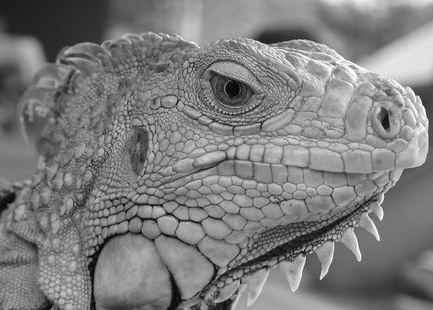
#> input picture HW2_CV/iguana.png, 433 x 310 px; the run also reads 1 picture not shown here
$ jupyter execute hw2.ipynb   (shell and % lines are left out)   (older library calls are emulated)
#> lines starting #> are read from the running program, lines starting #| are printed output that depends on the picture
### HW2_CV/edge.py
import numpy as np

def conv(image, kernel):
    """ An implementation of convolution filter.

    This function uses element-wise multiplication and np.sum()
    to efficiently compute weighted sum of temp at each
    pixel.

    Args -
        image: numpy array of shape (Hi, Wi).
        kernel: numpy array of shape (Hk, Wk).

    Returns -
        out: numpy array of shape (Hi, Wi).
    """
    Hi, Wi = image.shape
    Hk, Wk = kernel.shape
    out = np.zeros((Hi, Wi))

    # For this assignment, we will use edge values to pad the images.
    # Zero padding will make derivatives at the image boundary very big,
    # whereas we want to ignore the edges at the boundary.
    pad_width0 = Hk // 2
    pad_width1 = Wk // 2
    pad_width = ((pad_width0,pad_width0),(pad_width1,pad_width1))
    padded = np.pad(image, pad_width, mode='edge')

    ### YOUR CODE HERE
    for i in range(Hi):
        for j in range(Wi):
            temp = padded[i:i+Hk, j:j+Wk]
            out[i, j] = np.sum(temp * kernel)

    ### END YOUR CODE

    return out

def gaussian_kernel(size, sigma):
    """ Implementation of Gaussian Kernel.

    This function follows the gaussian kernel formula,
    and creates a kernel matrix.

    Hints:
    - Use np.pi and np.exp to compute pi and exp.

    Args:
        size: int of the size of output matrix.
        sigma: float of sigma to calculate kernel.

    Returns:
        kernel: numpy array of shape (size, size).
    """
#> called with size = 3, sigma = 1

    kernel = np.zeros((size, size))

    ### YOUR CODE HERE
    k = size // 2  # Find the k of the kernel.
    firstPart = 1 / (2 * np.pi * sigma ** 2)


    for i in range(size):
        for j in range(size):
            x, y = i - k, j - k

            kernel[i, j] = firstPart * np.exp(-((x**2 + y**2) / (2 * sigma**2)))


    ### END YOUR CODE

    return kernel

def partial_x(image):
    """ Computes partial x-derivative of input img.

    Hints:
        - You may use the conv function in defined in this file.

    Args:
        image: numpy array of shape (H, W).
    Returns:
        out: x-derivative image.
    """

    out = None

    ### YOUR CODE HERE
    kernel = np.array([[-1, 0, 1], [-2, 0, 2], [-1, 0, 1]], np.float32)

    out = conv(image, kernel)


    ### END YOUR CODE

    return out

def partial_y(image):
    """ Computes partial y-derivative of input img.

    Hints:
        - You may use the conv function in defined in this file.

    Args:
        image: numpy array of shape (H, W).
    Returns:
        out: y-derivative image.
    """

    out = None

    ### YOUR CODE HERE
    kernel = np.array([[-1, -2, -1], [0, 0, 0], [1, 2, 1]], np.float32)
    out = conv(image, kernel)


    ### END YOUR CODE

    return out

def gradient(image):
    """ Returns gradient magnitude and direction of input img.

    Args:
        image: Grayscale image. Numpy array of shape (H, W).

    Returns:
        G: Magnitude of gradient at each pixel in img.
            Numpy array of shape (H, W).
        theta: Direction(in degrees, 0 <= theta < 360) of gradient
            at each pixel in img. Numpy array of shape (H, W).

    Hints:
        - Use np.sqrt and np.arctan2 to calculate square root and arctan
    """
    G = np.zeros(image.shape)
    theta = np.zeros(image.shape)

    ### YOUR CODE HERE
    Gx = partial_x(image)
    Gy = partial_y(image)

    G = np.sqrt(Gx ** 2 + Gy ** 2)
    theta = np.arctan2(Gy, Gx) * 180 / np.pi


    ### END YOUR CODE

    return G, theta


def non_maximum_suppression(G, theta):
    """ Performs non-maximum suppression.

    This function performs non-maximum suppression along the direction
    of gradient (theta) on the gradient magnitude image (G).

    Args:
        G: gradient magnitude image with shape of (H, W).
        theta: direction of gradients with shape of (H, W).

    Returns:
        out: non-maxima suppressed image.
    """
    H, W = G.shape
    out = np.zeros((H, W))

    # Round the gradient direction to the nearest 45 degrees
    theta = np.floor((theta + 22.5) / 45) * 45

    ### BEGIN YOUR CODE
    for i in range(1, H-1):
        for j in range(1, W-1):
            if theta[i, j] == 0 or theta[i, j] == 180:
                if G[i, j] >= G[i, j-1] and G[i, j] >= G[i, j+1]:
                    out[i, j] = G[i, j]
            elif theta[i, j] == 45 or theta[i, j] == 225:
                if G[i, j] >= G[i-1, j+1] and G[i, j] >= G[i+1, j-1]:
                    out[i, j] = G[i, j]
            elif theta[i, j] == 90 or theta[i, j] == 270:
                if G[i, j] >= G[i-1, j] and G[i, j] >= G[i+1, j]:
                    out[i, j] = G[i, j]
            elif theta[i, j] == 135 or theta[i, j] == 315:
                if G[i, j] >= G[i-1, j-1] and G[i, j] >= G[i+1, j+1]:
                    out[i, j] = G[i, j]

    ### END YOUR CODE

    return out

def double_thresholding(img, high, low):
    """
    Args:
        img: numpy array of shape (H, W) representing NMS edge response.
        high: high threshold(float) for strong edges.
        low: low threshold(float) for weak edges.

    Returns:
        strong_edges: Boolean array which represents strong edges.
            Strong edeges are the pixels with the values greater than
            the higher threshold.
        weak_edges: Boolean array representing weak edges.
            Weak edges are the pixels with the values smaller or equal to the
            higher threshold and greater than the lower threshold.
    """

    strong_edges = np.zeros(img.shape, dtype=np.bool_)
    weak_edges = np.zeros(img.shape, dtype=np.bool_)

    ### YOUR CODE HERE
    strong_edges = img > high
    weak_edges = (img <= high) & (img > low)
    ### END YOUR CODE

    return strong_edges, weak_edges


def get_neighbors(y, x, H, W):
    """ Return indices of valid neighbors of (y, x).

    Return indices of all the valid neighbors of (y, x) in an array of
    shape (H, W). An index (i, j) of a valid neighbor should satisfy
    the following:
        1. i >= 0 and i < H
        2. j >= 0 and j < W
        3. (i, j) != (y, x)

    Args:
        y, x: location of the pixel.
        H, W: size of the image.
    Returns:
        neighbors: list of indices of neighboring pixels [(i, j)].
    """
    neighbors = []

    for i in (y-1, y, y+1):
        for j in (x-1, x, x+1):
            if i >= 0 and i < H and j >= 0 and j < W:
                if (i == y and j == x):
                    continue
                neighbors.append((i, j))

    return neighbors

def link_edges(strong_edges, weak_edges):
    """ Find weak edges connected to strong edges and link them.

    Iterate over each pixel in strong_edges and perform breadth first
    search across the connected pixels in weak_edges to link them.
    Here we consider a pixel (a, b) is connected to a pixel (c, d)
    if (a, b) is one of the eight neighboring pixels of (c, d).

    Args:
        strong_edges: binary image of shape (H, W).
        weak_edges: binary image of shape (H, W).

    Returns:
        edges: numpy boolean array of shape(H, W).
    """

    H, W = strong_edges.shape
    indices = np.stack(np.nonzero(strong_edges)).T
    edges = np.zeros((H, W), dtype=np.bool_)

    # Make new instances of arguments to leave the original
    # references intact
    weak_edges = np.copy(weak_edges)
    edges = np.copy(strong_edges)

    ### YOUR CODE HERE
    for i in range(H):
        for j in range(W):
            if strong_edges[i, j]:
                for ny, nx in get_neighbors(i, j, H, W):
                    if weak_edges[ny, nx]:
                        edges[ny, nx] = True

    ### END YOUR CODE

    return edges

def canny(img, kernel_size=5, sigma=1.4, high=20, low=15):
    """ Implement canny edge detector by calling functions above.

    Args:
        img: binary image of shape (H, W).
        kernel_size: int of size for kernel matrix.
        sigma: float for calculating kernel.
        high: high threshold for strong edges.
        low: low threashold for weak edges.
    Returns:
        edge: numpy array of shape(H, W).
    """
    ### YOUR CODE HERE
    kernel = gaussian_kernel(kernel_size, sigma)
    smooth = conv(img, kernel)
    G, theta = gradient(smooth)
    nms = non_maximum_suppression(G, theta)
    strong_edges, weak_edges = double_thresholding(nms, high, low)
    edge = link_edges(strong_edges, weak_edges)


    ### END YOUR CODE

    return edge


def hough_transform(img):
    """ Transform points in the input image into Hough space.

    Use the parameterization:
        rho = x * cos(theta) + y * sin(theta)
    to transform a point (x,y) to a sine-like function in Hough space.

    Args:
        img: binary image of shape (H, W).

    Returns:
        accumulator: numpy array of shape (m, n).
        rhos: numpy array of shape (m, ).
        thetas: numpy array of shape (n, ).
    """
    # Set rho and theta ranges
    W, H = img.shape
    diag_len = int(np.ceil(np.sqrt(W * W + H * H)))
    rhos = np.linspace(-diag_len, diag_len, diag_len * 2.0 + 1)
    thetas = np.deg2rad(np.arange(-90.0, 90.0))

    # Cache some reusable values
    cos_t = np.cos(thetas)
    sin_t = np.sin(thetas)
    num_thetas = len(thetas)

    # Initialize accumulator in the Hough space
    accumulator = np.zeros((2 * diag_len + 1, num_thetas), dtype=np.uint64)
    ys, xs = np.nonzero(img)

    # Transform each point (x, y) in image
    # Find rho corresponding to values in thetas
    # and increment the accumulator in the corresponding coordinate
    ### YOUR CODE HERE
    for i in range(len(xs)):
        x, y = xs[i], ys[i]
        for j in range(num_thetas):
            rho = int(x * cos_t[j] + y * sin_t[j] + diag_len)
            accumulator[rho, j] += 1


    ### END YOUR CODE

    return accumulator, rhos, thetas

### HW2_CV/hw2.ipynb
# Computer Vision
# Jacobs University Bremen
# Fall 2022
# Homework 4

*This notebook includes both coding and written questions. Please hand in this notebook file with all the outputs and your answers to the written questions.*

This assignment covers Canny edge detector and Hough transform.

[cell 1]
# Setup
from __future__ import print_function
import numpy as np
import matplotlib.pyplot as plt
import matplotlib.image as mpimg
from time import time
from skimage import io


plt.rcParams['figure.figsize'] = (15.0, 12.0) # set default size of plots
plt.rcParams['image.interpolation'] = 'nearest'
plt.rcParams['image.cmap'] = 'gray'

# for auto-reloading extenrnal modules

## Part 1: Canny Edge Detector (75 points)
In this part, you are going to implement a Canny edge detector. The Canny edge detection algorithm can be broken down in to five steps, as outlined:
1. Smoothing
2. Finding gradients
3. Non-maximum suppression
4. Double thresholding
5. Edge tracking by hysterisis

### 1.1 Smoothing (10 points)
#### Implementation (5 points)
We first smooth the input image by convolving it with a Gaussian kernel. The equation for a Gaussian kernel of size $(2k+1)\times(2k+1)$ is given by:

$$h_{ij}=\frac{1}{2\pi\sigma^2}\exp{\Bigl(-\frac{(i-k)^2+(j-k)^2}{2\sigma^2}\Bigr)}, 0\leq i,j < 2k+1$$

Implement **`gaussian_kernel`** in `edge.py` and run the code below.

[cell 2]
from edge import conv, gaussian_kernel

# Define 3x3 Gaussian kernel with std = 1
kernel = gaussian_kernel(3, 1)
kernel_test = np.array(
    [[ 0.05854983, 0.09653235, 0.05854983],
     [ 0.09653235, 0.15915494, 0.09653235],
     [ 0.05854983, 0.09653235, 0.05854983]]
)

# Test Gaussian kernel
if not np.allclose(kernel, kernel_test):
    print('Incorrect values! Please check your implementation.')

[cell 3]
# Test with different kernel_size and sigma
kernel_size = 5
sigma = 1.4

# Load image
img = io.imread('iguana.png', as_gray=True)

# Define 5x5 Gaussian kernel with std = sigma
kernel = gaussian_kernel(kernel_size, sigma)

# Convolve image with kernel to achieve smoothed effect
smoothed = conv(img, kernel)
#> in conv, `padded = np.pad(image, pad_width, mode='edge')`:
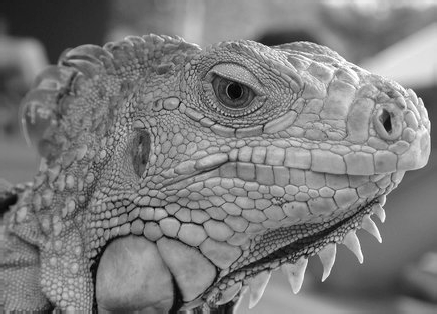
#> padded: shape (314, 437) float64; min 0, max 1, mean 0.491
#> after the loop in conv, `for i in range(Hi):`:
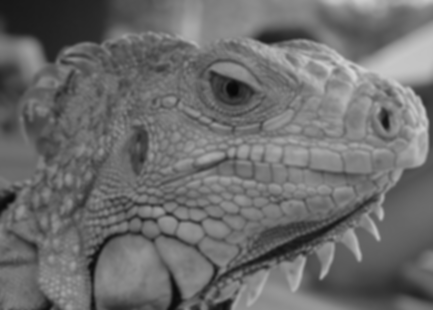
#> out: shape (310, 433) float64; min 0.0326, max 0.836, mean 0.427

plt.subplot(1,2,1)
plt.imshow(img)
plt.title('Original image')
plt.axis('off')

plt.subplot(1,2,2)
plt.imshow(smoothed)
plt.title('Smoothed image')
plt.axis('off')

plt.show()
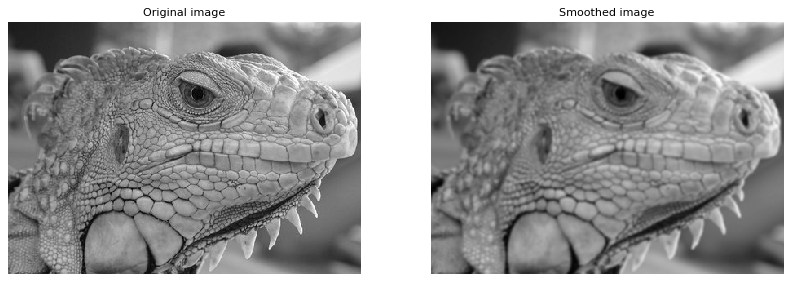
#> figure drawn by matplotlib, 2 panels

#### Question (5 points)
What is the effect of changing kernel_size and sigma?

**Your Answer:** Write your solution in this markdown cell.

### 1.2 Finding gradients (15 points)
The gradient of a 2D scalar function $I:\mathbb{R}^2\rightarrow{\mathbb{R}}$ in Cartesian coordinate is defined by:

$$\nabla{I(x,y)}=\bigl[\frac{\partial{I}}{\partial{x}},\frac{\partial{I}}{\partial{y}}\bigr],$$

where

$$
\frac{\partial{I(x,y)}}{\partial{x}}=\lim_{\Delta{x}\to{0}}\frac{I(x+\Delta{x},y)-I(x,y)}{\Delta{x}} \\
\frac{\partial{I(x,y)}}{\partial{y}}=\lim_{\Delta{y}\to{0}}\frac{I(x,y+\Delta{y})-I(x,y)}{\Delta{y}}.
$$

In case of images, we can approximate the partial derivatives by taking differences at one pixel intervals:

$$
\frac{\partial{I(x,y)}}{\partial{x}}\approx{\frac{I(x+1,y)-I(x-1,y)}{2}} \\
\frac{\partial{I(x,y)}}{\partial{y}}\approx{\frac{I(x,y+1)-I(x,y-1)}{2}}
$$

Note that the partial derivatives can be computed by convolving the image $I$ with some appropriate kernels $D_x$ and $D_y$:

$$
\frac{\partial{I}}{\partial{x}}\approx{I*D_x}=G_x \\
\frac{\partial{I}}{\partial{y}}\approx{I*D_y}=G_y
$$

#### Implementation (5 points)
Find the kernels $D_x$ and $D_y$ and implement **`partial_x`** and **`partial_y`** using `conv` defined in `edge.py`.

*-Hint: Remeber that convolution flips the kernel.*

[cell 4]
from edge import partial_x, partial_y

# Test input
I = np.array(
    [[0, 0, 0],
     [0, 1, 0],
     [0, 0, 0]]
)

# Expected outputs
I_x_test = np.array(
    [[ 0, 0, 0],
     [ 0.5, 0, -0.5],
     [ 0, 0, 0]]
)

I_y_test = np.array(
    [[ 0, 0.5, 0],
     [ 0, 0, 0],
     [ 0, -0.5, 0]]
)

# Compute partial derivatives
I_x = partial_x(I)
I_y = partial_y(I)

# Test correctness of partial_x and partial_y
if not np.all(I_x == I_x_test):
    print('partial_x incorrect')

if not np.all(I_y == I_y_test):
    print('partial_y incorrect')

I_x

[cell 5]
# Compute partial derivatives of smoothed image
Gx = partial_x(smoothed)
#> after the loop in conv (call 4), `for i in range(Hi):`:
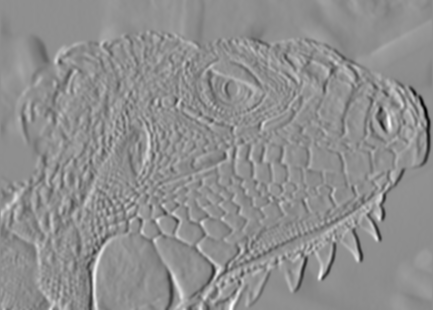
#> out: shape (310, 433) float64; min -1.23, max 0.965, mean 0.00163; drawn with min black and max white
Gy = partial_y(smoothed)
#> after the loop in conv (call 5), `for i in range(Hi):`:
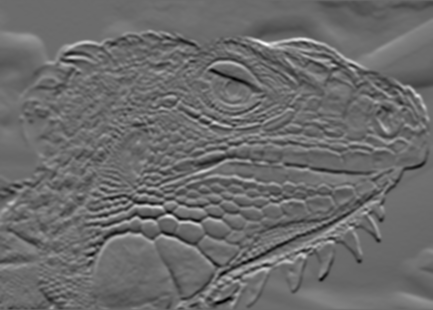
#> out: shape (310, 433) float64; min -0.881, max 1.2, mean -0.00144; drawn with min black and max white

plt.subplot(1,2,1)
plt.imshow(Gx)
plt.title('Derivative in x direction')
plt.axis('off')

plt.subplot(1,2,2)
plt.imshow(Gy)
plt.title('Derivative in y direction')
plt.axis('off')

plt.show()

#### Question (5 points)
What is the reason for performing smoothing prior to computing the gradients?
Smoothing prior to computing the gradients can help reduce noise and produce more reliable results. Less noise makes it easier to find edges.

**Your Answer:** Write your solution in this markdown cell.

#### Implementation (5 points)
Now, we can compute the magnitude and direction of gradient with the two partial derivatives:

$$
G = \sqrt{G_{x}^{2}+G_{y}^{2}} \\
\Theta = arctan\bigl(\frac{G_{y}}{G_{x}}\bigr)
$$

Implement **`gradient`** in `edge.py` which takes in an image and outputs $G$ and $\Theta$.

[cell 6]
from edge import gradient

G, theta = gradient(smoothed)
#> in gradient, `G = np.sqrt(Gx ** 2 + Gy ** 2)`:
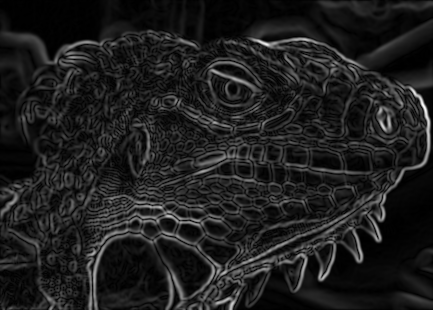
#> G: shape (310, 433) float64; min 0, max 1.31, mean 0.159; drawn with min black and max white
#> in gradient, `theta = np.arctan2(Gy, Gx) * 180 / np.pi`:
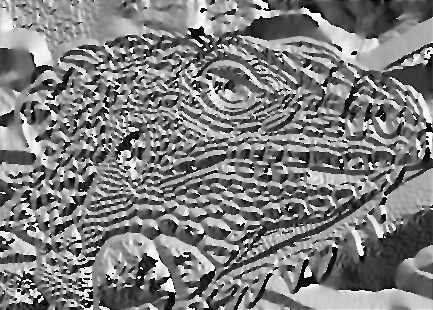
#> theta: shape (310, 433) float64; min -180, max 180, mean -1.5; drawn with min black and max white

if not np.all(G >= 0):
    print('Magnitude of gradients should be non-negative.')

if not np.all((theta >= 0) * (theta < 360)):
    print('Direction of gradients should be in range 0 <= theta < 360')

plt.imshow(G)
plt.title('Gradient magnitude')
plt.axis('off')
plt.show()

### 1.3 Non-maximum suppression (15 points)
You should be able to see that the edges extracted from the gradient of the smoothed image are quite thick and blurry. The purpose of this step is to convert the "blurred" edges into "sharp" edges. Basically, this is done by preserving all local maxima in the gradient image and discarding everything else. The algorithm is for each pixel (x,y) in the gradient image:
1. Round the gradient direction $\Theta[y,x]$ to the nearest 45 degrees, corresponding to the use of an 8-connected neighbourhood.

2. Compare the edge strength of the current pixel with the edge strength of the pixel in the positive and negative gradient directions. For example, if the gradient direction is south (theta=90), compare with the pixels to the north and south.

3. If the edge strength of the current pixel is the largest; preserve the value of the edge strength. If not, suppress (i.e. remove) the value.

Implement **`non_maximum_suppression`** in `edge.py`.

We provide the correct output and the difference between it and your result for debugging purposes.  If you see white spots in the Difference image, you should check your implementation.

[cell 7]
from edge import non_maximum_suppression

# Test input
g = np.array(
    [[0.4, 0.5, 0.6],
     [0.3, 0.5, 0.7],
     [0.4, 0.5, 0.6]]
)

# Print out non-maximum suppressed output
# varying theta
for angle in range(0, 180, 45):
    print('Thetas:', angle)
    t = np.ones((3, 3)) * angle # Initialize theta
    print(non_maximum_suppression(g, t))

[cell 8]
nms = non_maximum_suppression(G, theta)
#> after the loop in non_maximum_suppression (call 5), `for i in range(1, H-1):`:
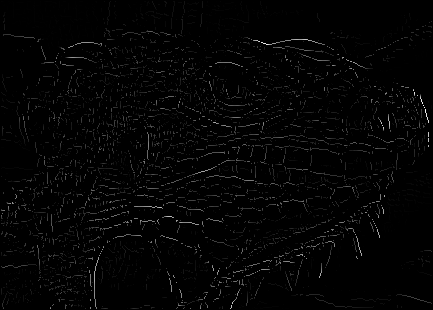
#> out: shape (310, 433) float64; min 0, max 1.31, mean 0.0216; drawn with min black and max white
plt.imshow(nms)
plt.title('Non-maximum suppressed')
plt.axis('off')
plt.show()

plt.subplot(1, 3, 1)
plt.imshow(nms)
plt.axis('off')
plt.title('Your result')

plt.subplot(1, 3, 2)
reference = np.load('references/iguana_non_max_suppressed.npy')
#> (reads HW2_CV/references/iguana_non_max_suppressed.npy from the repository)
plt.imshow(reference)
plt.axis('off')
plt.title('Reference')

plt.subplot(1, 3, 3)
plt.imshow(nms - reference)
plt.title('Difference')
plt.axis('off')
plt.show()
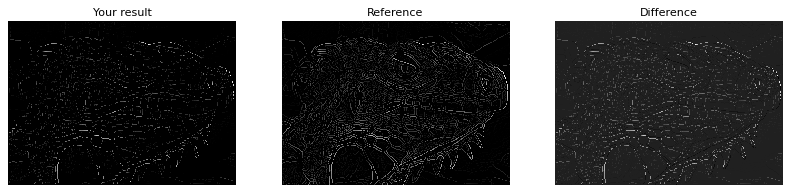
#> figure drawn by matplotlib, 3 panels

### 1.4 Double Thresholding (20 points)

The edge-pixels remaining after the non-maximum suppression step are (still) marked with their strength pixel-by-pixel. Many of these will probably be true edges in the image, but some may be caused by noise or color variations, for instance, due to rough surfaces. The simplest way to discern between these would be to use a threshold, so that only edges stronger that a certain value would be preserved. The Canny edge detection algorithm uses double thresholding. Edge pixels stronger than the high threshold are marked as strong; edge pixels weaker than the low threshold are suppressed and edge pixels between the two thresholds are marked as weak.

Implement **`double_thresholding`** in `edge.py`

[cell 9]
from edge import double_thresholding

low_threshold = 0.02
high_threshold = 0.03

strong_edges, weak_edges = double_thresholding(nms, high_threshold, low_threshold)
#> in double_thresholding, `strong_edges = img > high`:
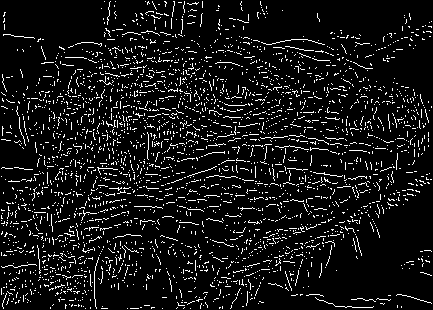
#> strong_edges: shape (310, 433) bool; 8.5% white in thin lines or dots
assert(np.sum(strong_edges & weak_edges) == 0)

edges=strong_edges * 1.0 + weak_edges * 0.5
#> (the rest of the program and of its run is left out)
